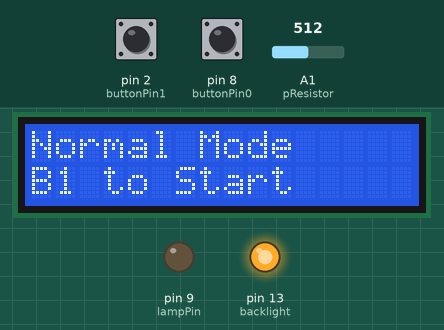
This sketch was run on a simulated Arduino Uno, built with avr-gcc and run on an emulated ATmega328P. Parts: 16×2 character LCD, output pins drawn as LEDs (lit = HIGH). Inputs (shaded band) come from the test bench; at power-on: pin 2 (buttonPin1) LOW, pin 8 (buttonPin0) LOW, A1 (pResistor) = 512. Random numbers use the default seed unless the sketch sets one.

Above: at 1.2 s.
1.3 s: pin 2 (buttonPin1) pulled HIGH for 0.15 s
At 2.3 s:
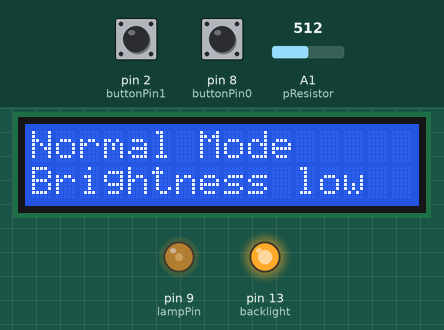
2.9 s: pin 2 (buttonPin1) pulled HIGH for 1 s
At 4.8 s:
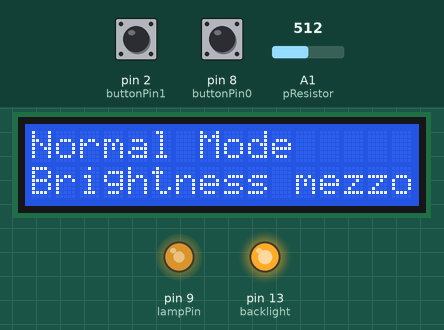
5.4 s: pin 8 (buttonPin0) pulled HIGH for 0.15 s
At 6.7 s:
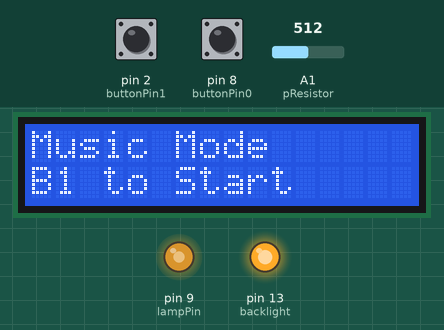
7.0 s: pin 8 (buttonPin0) pulled HIGH for 1 s
At 9.2 s:
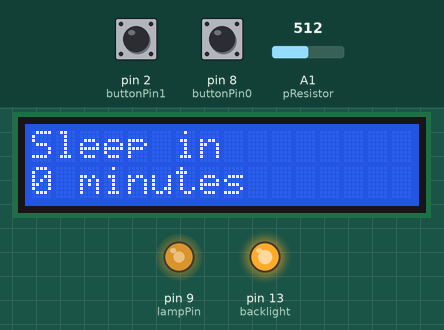
9.5 s: pin 8 (buttonPin0) pulled HIGH for 0.15 s
At 10.8 s:
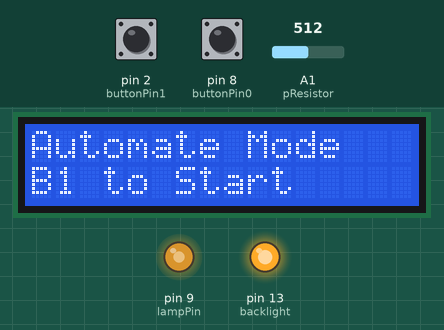
11.1 s: pin 2 (buttonPin1) pulled HIGH for 0.15 s
At 12.2 s:
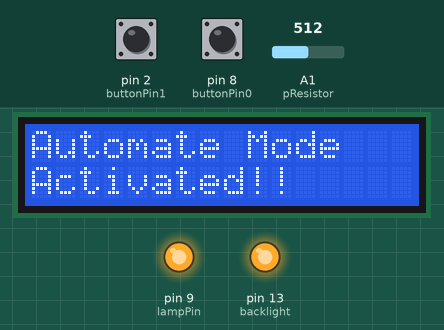
Timing chart, 0 to 45.8 s (numbered marks = the images above; inputs shaded):
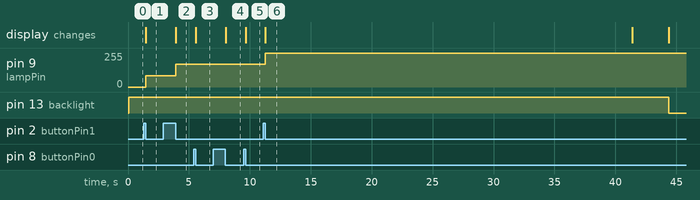

Measured:
- after the input at 1.3 s, pin 9 (lampPin): 0/255 → 85/255 after 0.15 s; the display: changes after 0.15 s (image 1)
- after the input at 2.9 s, pin 9 (lampPin): 85/255 → 170/255 after 1.0 s; the display: changes after 1.0 s (image 2)
- after the input at 5.4 s, the display: changes after 0.16 s (image 3)
- after the input at 7.0 s, the display: changes after 1.0 s (image 4)
- after the input at 9.5 s, the display: changes after 0.16 s (image 5)
- after the input at 11.1 s, pin 9 (lampPin): 170/255 → 255/255 after 0.15 s

The sketch:

SmartLamp.ino
```cpp
/* http://www.electroschematics.com/9540/arduino-fan-speed-controlled-temperature/
 *  Read input from Serial and writes accordingly a motor
 *
 circuit:
 * fork from fan
 * NPN transistor
 * 220 ohm resistor // maybe should be 1K
 * 2 push buttons
 * one for menu selection

 * Extension decreace brightness in 15 seconds
 * Extension include also alarm clock
 * IoT adjustment
 */

#include <LiquidCrystal.h>
#include "LowPower.h"

LiquidCrystal lcd(12, 11, 6, 5, 4, 3);
const int buttonPin0 = 8;    // menu pushbutton pin
const int buttonPin1 = 2;    // brightness pushbutton pin
const int lampPin = 9;       // transistor base has to be PWM capable
const int microPin = A0;     // microphone
const int pResistor = A1;    // photo - R
const int backlight = 13 ;   // control backlight

int num0 = 0;                // menu button index
int buttonState0 = 0;        // state of menu button
int num1 = 0;                // current level of brightness
int buttonState1 = 0;        // variable for reading the pushbutton status
int val = 0;                 // heat of volume
bool notInitialised = true;  // flag for printing a message for only one time
int endIt = 0;               // arranged time for entering sleep mode measured from the begging of times
bool shmaia = false;         // temporary sleep operation flag
bool SleepActivated = false; // sleep operation flag
bool SleepMode = false;      // lock in case of sleep mode
char *str = "B1 to Start";   // auxilary for strings
int temp = 0;                    // keeps B1 value for normal mode operations
bool StartFlag = false;      // flag that says if one mode was activated
long timer = 0;              // keeps time from last pushbutton operation
bool displayOn = true;       // flag about if we are in power saver mode
int array[]={0,85,170,255};  // array with values of brightness levels

void wakeUp(){
  reset();                                    // ATTENTION !! excecuted with ATTACH ??
  buttonWasPressed(buttonPin1,buttonState1);  // Interupt doesn't take care of button bounching
}

void setup()
{
  Serial.begin(9600);
  lcd.begin(16, 2);
  pinMode(lampPin, OUTPUT);
  pinMode(backlight,OUTPUT);
  digitalWrite(backlight,HIGH);
}

void loop() {

  if (SleepActivated){
    if(millis()/1000>=endIt){
      attachInterrupt(digitalPinToInterrupt(2),wakeUp,RISING);      // zero is used for interrupt in pin 2
      printInScreen("Time to Sleep","B1 to Reset");
      delay(3000);
      digitalWrite(lampPin,LOW);
      digitalWrite(backlight,LOW);
      lcd.noDisplay();
      SleepMode = true;                                             //seems unnecessary to me !!!!!!
      LowPower.powerDown(SLEEP_FOREVER, ADC_OFF, BOD_OFF);
      detachInterrupt(digitalPinToInterrupt(2));                    // we disable interrupts cause we need the button for other operations
    }
  }

  if (!SleepMode){
   if (buttonWasPressed(buttonPin0,buttonState0)){
    num0++;
    num0=num0%6;
    if (shmaia && num1>0) SleepActivated = true; // to sleep exei dwdei kai me to pathma toy B0 epivevaiwnetai
    notInitialised = true;
    num1=0;
    shmaia = false;
    StartFlag = false;
  }

  switch (num0){
    case 0:
      initSrceen("Normal Mode","B1 to Start");
      num1 = temp;
      analogWrite(lampPin,array[temp]);
      if (buttonWasPressed(buttonPin1,buttonState1)){
         num1++;
         num1 %= 4;
         switch (num1){
          case 1:
            val = 85; // brightness low    // array implementation ?
            str = "Brightness low   ";
            break;
          case 2:
            val = 170; // brightness medium
            str = "Brightness mezzo";
            break;
          case 3:
            val = 255; // brightness high
            str = "Brightness high  ";
            break;
          default:
            val = 0; // lamp off
            str = "Lamp off        ";
         }
         analogWrite(lampPin,val);
      }
      lcd.setCursor(0, 1); //colum zero line one
      lcd.print(str);
      temp = num1; // we keep brightness value so next time we pass from this mode value stays the same
      break;

    case 1:
      initSrceen("Music Mode","B1 to Start");
      if (checkB1() || StartFlag){                // first checkB1 in order to all modes catch a possible pushbutton operation (mainly useful from returning from displayOff)
          val = analogRead(microPin);
          val = map(val ,170 , 623 ,0 ,255);
          analogWrite(lampPin,val);
          delay(40);
          timer+=40;
      }
      break;

   case 2:
    if (!SleepActivated){
      initSrceen("Sleep in","0 minutes");
      if (buttonWasPressed(buttonPin1,buttonState1)){
         num1++;
         num1=num1%10;
         lcd.setCursor(0,1);
         lcd.print(num1);
         shmaia=1;
         endIt=num1*60+millis()/1000;
      }
    }
    else {
      lcd.setCursor(0,0);
      lcd.print("Sleep in ");
      int val = endIt-millis()/1000;
      lcd.print(val);
      if (val<100) lcd.print(" ");
      if (val<10) lcd.print(" ");
      lcd.setCursor(0,1);
      lcd.print("B1 to Cancel   ");
      if (buttonWasPressed(buttonPin1,buttonState1)) reset();
    }
    break;

  case 3:
      initSrceen("Automate Mode","B1 to Start");
      if (checkB1() || StartFlag){
          val = analogRead(pResistor);                    // read sensor's value
          if (val<700) digitalWrite(lampPin,HIGH);        // light on lamp
          else digitalWrite(lampPin,LOW);                 // light off lamp
          delay(100);
          timer+=100;
      }
      break;

  case 4:
      initSrceen("Random Mode","B1 to Start");
      if(checkB1() || StartFlag){
      analogWrite(lampPin,random(256));
      val = random(40,200);
      delay(val);
      timer +=val;
      }
      break;

  case 5:
      initSrceen("Press B1","To Shut down");
      if (buttonWasPressed(buttonPin1,buttonState1)){
          SleepActivated = true;
          endIt=millis()/1000;
      }
      break;
  }
}
  if (displayOn && timer >= 30000){                                   // power saving mode
      printInScreen("Power Saver On","Press any Button");
      delay(3000);
      lcd.noDisplay();
      digitalWrite(backlight,LOW);
      displayOn = false;
  }
  else if (!displayOn && timer < 30000) {
      lcd.display();
      digitalWrite(backlight,HIGH);
      displayOn = true;
      notInitialised = true;
  }
  delay(1);
  timer +=1;
}

void reset()
{
    num0 = 0;                          // menu button index
    notInitialised = true;
    shmaia = false;
    SleepActivated = false;
    SleepMode = false;
    timer = 0;
    lcd.display();
    digitalWrite(backlight,HIGH);
    lcd.clear();
    analogWrite(lampPin,array[temp]);
}

bool checkB1(){
   if (buttonWasPressed(buttonPin1,buttonState1)){
      lcd.setCursor(0,1);
      lcd.print("Activated!!     ");
      StartFlag = true;
      return true;
   }
   return false;
}

void initSrceen(char *str0 , char *str1 ){
      if (notInitialised) {printInScreen(str0,str1); notInitialised = false;}
}

bool buttonWasPressed(const int buttonPin,int buttonState){
      buttonState = digitalRead(buttonPin);                                                // read the state of the pushbutton value:
      if (buttonState==HIGH){
         while (buttonState==HIGH) buttonState = digitalRead(buttonPin);                   // we deal with button bouncing
         timer = 0;                                                                        // a button was pressed timer reset
         if (!displayOn  ) return false;                                                     // if we return from energy saving mode don't count it as push of a button
         return true;
      }
      return false;
}

void printInScreen(char *str0, char *str1){
      lcd.clear();
      //lcd.setCursor(0,0);                                                               // not necessary due to clear() command
      lcd.print(str0);
      lcd.setCursor(0,1);
      lcd.print(str1);
}
```
